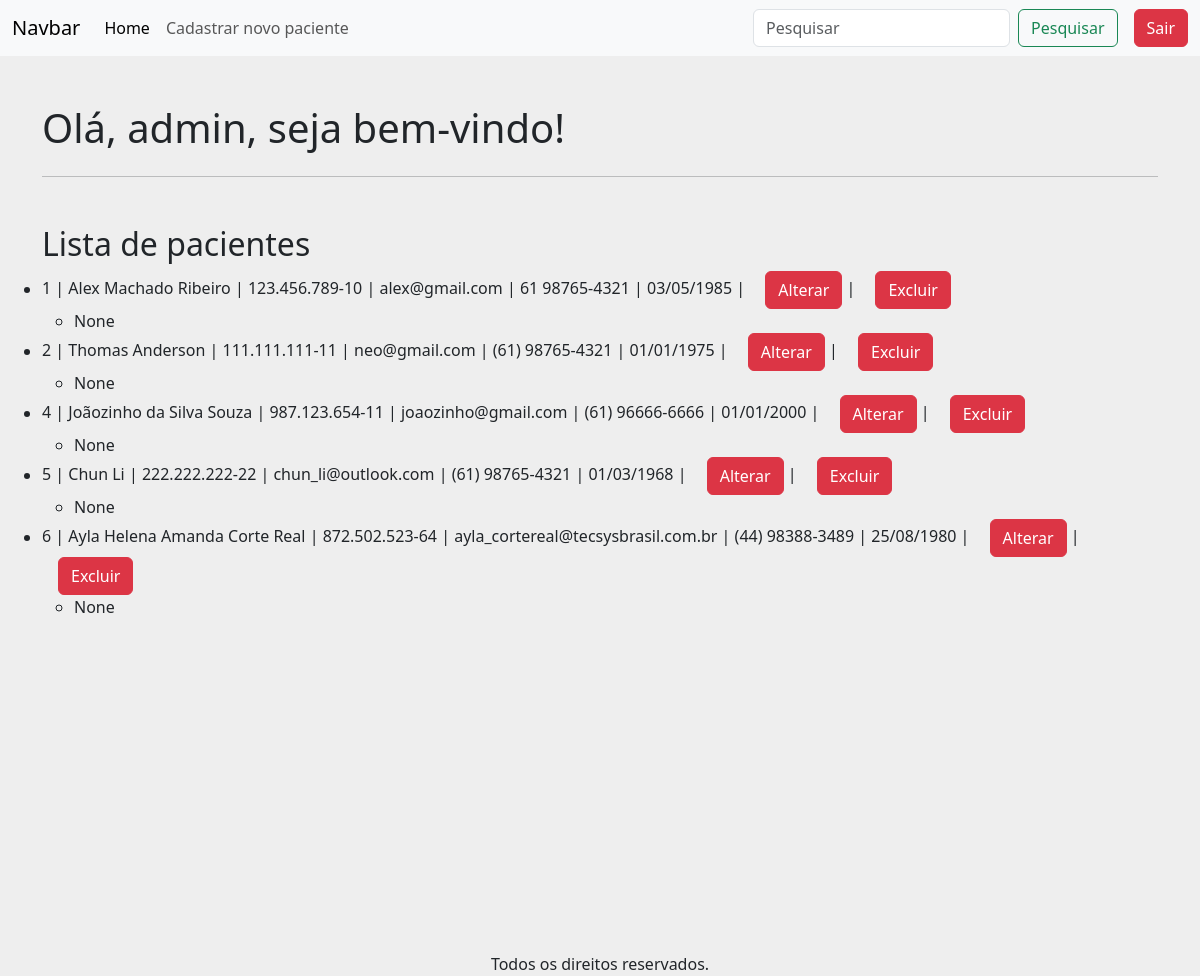
The app's page / (signed in) with its own data.
### apps/crud/models.py (models this page shows, shortened)
class Paciente(models.Model):
    codigo_paciente = models.AutoField(primary_key=True)
    nome = models.CharField(null=False, blank=False)
    cpf = models.CharField(max_length=14, unique=True, null=False, blank=False)
    email = models.EmailField(unique=True, null=False, blank=False)
    telefone = models.CharField(max_length=15, null=False, blank=False)
    data_nascimento = models.DateField(null=False, blank=False)
    sintomas = models.TextField(null=True, blank=True)

### apps/crud/views.py (the view)
# urls.py: path('', views.index, name='index'),
@login_required
def index(request):
    pacientes = Paciente.objects.all()
    return render(request, "index.html", {'pacientes':pacientes})

### apps/crud/templates/index.html (shortened to what this page needs)
{% extends 'base-crud.html' %}
{% block content %}
    <div class="row mt-5">
        <h1>Olá, {{ user.username }}, seja bem-vindo!</h1>
    </div>
    <hr>
    <div class="row mt-5">
        <h2>Lista de pacientes</h2>
        <ul>
            {% for paciente in pacientes %}
                <li>
                    {{ paciente.codigo_paciente }} |
                    {{ paciente.nome }} |
                    {{ paciente.cpf }} |
                    {{ paciente.email }} |
                    {{ paciente.telefone }} |
                    {{ paciente.data_nascimento|date:"d/m/Y" }} |
                    <a href="{% url 'alterar_paciente' paciente.codigo_paciente %}" class="btn btn-danger ms-3" class="container">Alterar</a> |
                    <a href="{% url 'excluir_paciente' paciente.codigo_paciente %}" class="btn btn-danger ms-3" class="container">Excluir</a>
                    <ul>
                        <li>
                            {{ paciente.sintomas }}
                        </li>
                    </ul>
                </li>
            {% empty %}
                <li>Nenhum paciente cadastrado.</li>
            {% endfor %}
        </ul>
    </div>
{% endblock %}

### records on screen
Paciente: codigo_paciente "1", nome "Alex Machado Ribeiro", cpf "123.456.789-10", email "alex@gmail.com", telefone "61 98765-4321", data_nascimento "03/05/1985", sintomas "None"
Paciente: codigo_paciente "2", nome "Thomas Anderson", cpf "111.111.111-11", email "neo@gmail.com", telefone "(61) 98765-4321", data_nascimento "01/01/1975", sintomas "None"
Paciente: codigo_paciente "4", nome "Joãozinho da Silva Souza", cpf "987.123.654-11", email "joaozinho@gmail.com", telefone "(61) 96666-6666", data_nascimento "01/01/2000", sintomas "None"
Paciente: codigo_paciente "5", nome "Chun Li", cpf "222.222.222-22", email "chun_li@outlook.com", telefone "(61) 98765-4321", data_nascimento "01/03/1968", sintomas "None"
Paciente: codigo_paciente "6", nome "Ayla Helena Amanda Corte Real", cpf "872.502.523-64", email "ayla_cortereal@tecsysbrasil.com.br", telefone "(44) 98388-3489", data_nascimento "25/08/1980", sintomas "None"

### other values on screen
{{ user.username }} "admin"
